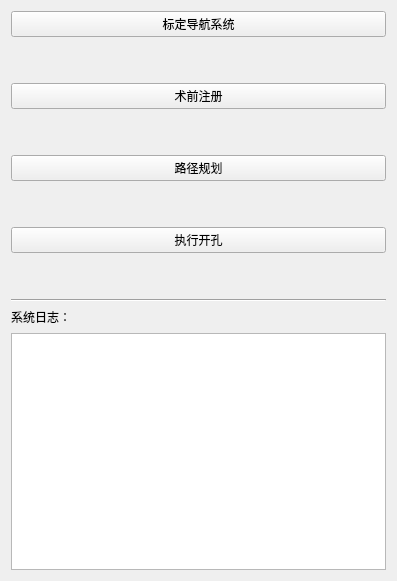
<?xml version="1.0" encoding="UTF-8"?>
<ui version="4.0">
 <class>Form</class>
 <widget class="QWidget" name="Form">
  <property name="enabled">
   <bool>true</bool>
  </property>
  <property name="geometry">
   <rect>
    <x>0</x>
    <y>0</y>
    <width>397</width>
    <height>581</height>
   </rect>
  </property>
  <property name="windowTitle">
   <string>Form</string>
  </property>
  <layout class="QVBoxLayout" name="verticalLayout_2">
   <item>
    <layout class="QVBoxLayout" name="verticalLayout">
     <item>
      <widget class="QPushButton" name="calibrate">
       <property name="text">
        <string>标定导航系统</string>
       </property>
      </widget>
     </item>
     <item>
      <spacer name="verticalSpacer">
       <property name="orientation">
        <enum>Qt::Vertical</enum>
       </property>
       <property name="sizeHint" stdset="0">
        <size>
         <width>20</width>
         <height>40</height>
        </size>
       </property>
      </spacer>
     </item>
     <item>
      <widget class="QPushButton" name="Registration">
       <property name="text">
        <string>术前注册</string>
       </property>
      </widget>
     </item>
     <item>
      <spacer name="verticalSpacer_3">
       <property name="orientation">
        <enum>Qt::Vertical</enum>
       </property>
       <property name="sizeHint" stdset="0">
        <size>
         <width>20</width>
         <height>40</height>
        </size>
       </property>
      </spacer>
     </item>
     <item>
      <widget class="QPushButton" name="planning">
       <property name="text">
        <string>路径规划</string>
       </property>
      </widget>
     </item>
     <item>
      <spacer name="verticalSpacer_4">
       <property name="orientation">
        <enum>Qt::Vertical</enum>
       </property>
       <property name="sizeHint" stdset="0">
        <size>
         <width>20</width>
         <height>40</height>
        </size>
       </property>
      </spacer>
     </item>
     <item>
      <widget class="QPushButton" name="act">
       <property name="text">
        <string>执行开孔</string>
       </property>
      </widget>
     </item>
     <item>
      <spacer name="verticalSpacer_2">
       <property name="orientation">
        <enum>Qt::Vertical</enum>
       </property>
       <property name="sizeHint" stdset="0">
        <size>
         <width>20</width>
         <height>40</height>
        </size>
       </property>
      </spacer>
     </item>
    </layout>
   </item>
   <item>
    <widget class="Line" name="line_3">
     <property name="orientation">
      <enum>Qt::Horizontal</enum>
     </property>
    </widget>
   </item>
   <item>
    <widget class="QLabel" name="label">
     <property name="text">
      <string>系统日志：</string>
     </property>
    </widget>
   </item>
   <item>
    <layout class="QHBoxLayout" name="horizontalLayout">
     <property name="topMargin">
      <number>1</number>
     </property>
     <item>
      <widget class="QTableView" name="statetxt"/>
     </item>
    </layout>
   </item>
  </layout>
 </widget>
 <resources/>
 <connections/>
</ui>
